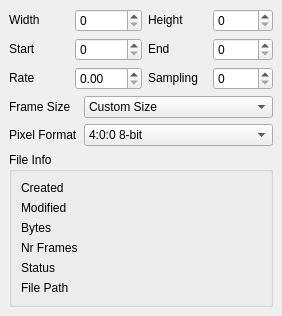
  <widget class="QDockWidget" name="fileDockWidget">
   <property name="sizePolicy">
    <sizepolicy hsizetype="Preferred" vsizetype="Preferred">
     <horstretch>0</horstretch>
     <verstretch>0</verstretch>
    </sizepolicy>
   </property>
   <property name="minimumSize">
    <size>
     <width>250</width>
     <height>315</height>
    </size>
   </property>
   <property name="maximumSize">
    <size>
     <width>524287</width>
     <height>524287</height>
    </size>
   </property>
   <property name="floating">
    <bool>false</bool>
   </property>
   <property name="windowTitle">
    <string>File Options</string>
   </property>
   <attribute name="dockWidgetArea">
    <number>2</number>
   </attribute>
   <widget class="QWidget" name="filedockWidgetContents">
    <layout class="QVBoxLayout" name="verticalLayout_5" stretch="0,0,1">
     <property name="leftMargin">
      <number>9</number>
     </property>
     <property name="topMargin">
      <number>9</number>
     </property>
     <property name="rightMargin">
      <number>9</number>
     </property>
     <property name="bottomMargin">
      <number>9</number>
     </property>
     <item>
      <layout class="QGridLayout" name="fileOptionsGridLeft">
       <property name="leftMargin">
        <number>0</number>
       </property>
       <property name="topMargin">
        <number>0</number>
       </property>
       <property name="rightMargin">
        <number>0</number>
       </property>
       <property name="bottomMargin">
        <number>0</number>
       </property>
       <item row="0" column="2" alignment="Qt::AlignLeft|Qt::AlignVCenter">
        <widget class="QLabel" name="heightlabel">
         <property name="sizePolicy">
          <sizepolicy hsizetype="Fixed" vsizetype="Fixed">
           <horstretch>0</horstretch>
           <verstretch>0</verstretch>
          </sizepolicy>
         </property>
         <property name="text">
          <string>Height</string>
         </property>
         <property name="alignment">
          <set>Qt::AlignLeading|Qt::AlignLeft|Qt::AlignVCenter</set>
         </property>
        </widget>
       </item>
       <item row="2" column="1">
        <widget class="QDoubleSpinBox" name="rateSpinBox">
         <property name="sizePolicy">
          <sizepolicy hsizetype="Preferred" vsizetype="Fixed">
           <horstretch>0</horstretch>
           <verstretch>0</verstretch>
          </sizepolicy>
         </property>
         <property name="minimumSize">
          <size>
           <width>0</width>
           <height>0</height>
          </size>
         </property>
         <property name="decimals">
          <number>2</number>
         </property>
         <property name="maximum">
          <double>300.000000000000000</double>
         </property>
         <property name="singleStep">
          <double>0.100000000000000</double>
         </property>
         <property name="value">
          <double>0.000000000000000</double>
         </property>
        </widget>
       </item>
       <item row="0" column="1">
        <widget class="QSpinBox" name="widthSpinBox">
         <property name="sizePolicy">
          <sizepolicy hsizetype="Preferred" vsizetype="Fixed">
           <horstretch>0</horstretch>
           <verstretch>0</verstretch>
          </sizepolicy>
         </property>
         <property name="maximum">
          <number>100000</number>
         </property>
         <property name="value">
          <number>0</number>
         </property>
        </widget>
       </item>
       <item row="0" column="0" alignment="Qt::AlignLeft|Qt::AlignVCenter">
        <widget class="QLabel" name="widthLabel">
         <property name="sizePolicy">
          <sizepolicy hsizetype="Minimum" vsizetype="Fixed">
           <horstretch>0</horstretch>
           <verstretch>0</verstretch>
          </sizepolicy>
         </property>
         <property name="text">
          <string>Width</string>
         </property>
         <property name="alignment">
          <set>Qt::AlignLeading|Qt::AlignLeft|Qt::AlignVCenter</set>
         </property>
        </widget>
       </item>
       <item row="1" column="1">
        <widget class="QSpinBox" name="startoffsetSpinBox">
         <property name="sizePolicy">
          <sizepolicy hsizetype="Preferred" vsizetype="Fixed">
           <horstretch>0</horstretch>
           <verstretch>0</verstretch>
          </sizepolicy>
         </property>
         <property name="maximum">
          <number>100000</number>
         </property>
         <property name="value">
          <number>0</number>
         </property>
        </widget>
       </item>
       <item row="2" column="0" alignment="Qt::AlignLeft|Qt::AlignVCenter">
        <widget class="QLabel" name="rateLabel">
         <property name="sizePolicy">
          <sizepolicy hsizetype="Fixed" vsizetype="Fixed">
           <horstretch>0</horstretch>
           <verstretch>0</verstretch>
          </sizepolicy>
         </property>
         <property name="text">
          <string>Rate</string>
         </property>
         <property name="alignment">
          <set>Qt::AlignLeading|Qt::AlignLeft|Qt::AlignVCenter</set>
         </property>
        </widget>
       </item>
       <item row="1" column="0" alignment="Qt::AlignLeft|Qt::AlignVCenter">
        <widget class="QLabel" name="startoffsetLabel">
         <property name="sizePolicy">
          <sizepolicy hsizetype="Fixed" vsizetype="Fixed">
           <horstretch>0</horstretch>
           <verstretch>0</verstretch>
          </sizepolicy>
         </property>
         <property name="text">
          <string>Start</string>
         </property>
         <property name="alignment">
          <set>Qt::AlignLeading|Qt::AlignLeft|Qt::AlignVCenter</set>
         </property>
        </widget>
       </item>
       <item row="0" column="3">
        <widget class="QSpinBox" name="heightSpinBox">
         <property name="sizePolicy">
          <sizepolicy hsizetype="Preferred" vsizetype="Fixed">
           <horstretch>0</horstretch>
           <verstretch>0</verstretch>
          </sizepolicy>
         </property>
         <property name="maximum">
          <number>9999</number>
         </property>
        </widget>
       </item>
       <item row="1" column="2" alignment="Qt::AlignLeft|Qt::AlignVCenter">
        <widget class="QLabel" name="endLabel">
         <property name="sizePolicy">
          <sizepolicy hsizetype="Fixed" vsizetype="Fixed">
           <horstretch>0</horstretch>
           <verstretch>0</verstretch>
          </sizepolicy>
         </property>
         <property name="text">
          <string>End</string>
         </property>
         <property name="alignment">
          <set>Qt::AlignLeading|Qt::AlignLeft|Qt::AlignVCenter</set>
         </property>
        </widget>
       </item>
       <item row="1" column="3">
        <widget class="QSpinBox" name="endSpinBox">
         <property name="sizePolicy">
          <sizepolicy hsizetype="Preferred" vsizetype="Fixed">
           <horstretch>0</horstretch>
           <verstretch>0</verstretch>
          </sizepolicy>
         </property>
         <property name="minimum">
          <number>0</number>
         </property>
         <property name="maximum">
          <number>9999</number>
         </property>
         <property name="value">
          <number>0</number>
         </property>
        </widget>
       </item>
       <item row="2" column="2" alignment="Qt::AlignLeft|Qt::AlignVCenter">
        <widget class="QLabel" name="samplingLabel">
         <property name="sizePolicy">
          <sizepolicy hsizetype="Fixed" vsizetype="Fixed">
           <horstretch>0</horstretch>
           <verstretch>0</verstretch>
          </sizepolicy>
         </property>
         <property name="text">
          <string>Sampling</string>
         </property>
         <property name="alignment">
          <set>Qt::AlignLeading|Qt::AlignLeft|Qt::AlignVCenter</set>
         </property>
        </widget>
       </item>
       <item row="2" column="3">
        <widget class="QSpinBox" name="samplingSpinBox">
         <property name="sizePolicy">
          <sizepolicy hsizetype="Preferred" vsizetype="Fixed">
           <horstretch>0</horstretch>
           <verstretch>0</verstretch>
          </sizepolicy>
         </property>
         <property name="maximum">
          <number>9999</number>
         </property>
        </widget>
       </item>
      </layout>
     </item>
     <item>
      <layout class="QGridLayout" name="fileOptionsGrid">
       <property name="leftMargin">
        <number>0</number>
       </property>
       <property name="topMargin">
        <number>0</number>
       </property>
       <property name="rightMargin">
        <number>0</number>
       </property>
       <property name="bottomMargin">
        <number>0</number>
       </property>
       <item row="0" column="0" alignment="Qt::AlignLeft|Qt::AlignVCenter">
        <widget class="QLabel" name="framesizeLabel">
         <property name="sizePolicy">
          <sizepolicy hsizetype="Fixed" vsizetype="Fixed">
           <horstretch>0</horstretch>
           <verstretch>0</verstretch>
          </sizepolicy>
         </property>
         <property name="text">
          <string>Frame Size</string>
         </property>
         <property name="alignment">
          <set>Qt::AlignLeading|Qt::AlignLeft|Qt::AlignVCenter</set>
         </property>
        </widget>
       </item>
       <item row="0" column="1">
        <widget class="QComboBox" name="framesizeComboBox">
         <property name="sizePolicy">
          <sizepolicy hsizetype="Preferred" vsizetype="Fixed">
           <horstretch>0</horstretch>
           <verstretch>0</verstretch>
          </sizepolicy>
         </property>
         <item>
          <property name="text">
           <string>Custom Size</string>
          </property>
         </item>
         <item>
          <property name="text">
           <string>QCIF - (176x144)</string>
          </property>
         </item>
         <item>
          <property name="text">
           <string>QVGA - (320x240)</string>
          </property>
         </item>
         <item>
          <property name="text">
           <string>WQVGA - (416x240)</string>
          </property>
         </item>
         <item>
          <property name="text">
           <string>CIF - (352x288)</string>
          </property>
         </item>
         <item>
          <property name="text">
           <string>VGA - (640x480)</string>
          </property>
         </item>
         <item>
          <property name="text">
           <string>WVGA - (832x480)</string>
          </property>
         </item>
         <item>
          <property name="text">
           <string>4CIF - (704x576)</string>
          </property>
         </item>
         <item>
          <property name="text">
           <string>ITU R.BT601 - (720x576)</string>
          </property>
         </item>
         <item>
          <property name="text">
           <string>720i/p - (1280x720)</string>
          </property>
         </item>
         <item>
          <property name="text">
           <string>1080i/p - (1920x1080)</string>
          </property>
         </item>
         <item>
          <property name="text">
           <string>4k x 2k - (3840x2160)</string>
          </property>
         </item>
         <item>
          <property name="text">
           <string>XGA - (1024x768)</string>
          </property>
         </item>
         <item>
          <property name="text">
           <string>XGA+ - (1280x960)</string>
          </property>
         </item>
        </widget>
       </item>
       <item row="1" column="0" alignment="Qt::AlignLeft|Qt::AlignVCenter">
        <widget class="QLabel" name="PixelFormatLabel">
         <property name="sizePolicy">
          <sizepolicy hsizetype="Fixed" vsizetype="Fixed">
           <horstretch>0</horstretch>
           <verstretch>0</verstretch>
          </sizepolicy>
         </property>
         <property name="text">
          <string>Pixel Format</string>
         </property>
         <property name="alignment">
          <set>Qt::AlignLeading|Qt::AlignLeft|Qt::AlignVCenter</set>
         </property>
        </widget>
       </item>
       <item row="1" column="1">
        <widget class="QComboBox" name="pixelFormatComboBox">
         <property name="sizePolicy">
          <sizepolicy hsizetype="Preferred" vsizetype="Fixed">
           <horstretch>0</horstretch>
           <verstretch>0</verstretch>
          </sizepolicy>
         </property>
         <item>
          <property name="text">
           <string>4:0:0 8-bit </string>
          </property>
         </item>
         <item>
          <property name="text">
           <string>4:1:1 Y'CbCr 8-bit planar</string>
          </property>
         </item>
         <item>
          <property name="text">
           <string>4:2:0 Y'CbCr 8-bit planar</string>
          </property>
         </item>
         <item>
          <property name="text">
           <string>4:2:0 Y'CbCr 10-bit LE planar</string>
          </property>
         </item>
         <item>
          <property name="text">
           <string>4:2:2 Y'CbCr 8-bit planar</string>
          </property>
         </item>
         <item>
          <property name="text">
           <string>4:4:4 Y'CbCr 8-bit planar</string>
          </property>
         </item>
        </widget>
       </item>
      </layout>
     </item>
     <item>
      <widget class="QGroupBox" name="FileInfo">
       <property name="title">
        <string>File Info</string>
       </property>
       <layout class="QGridLayout" name="fileInfosGrid">
        <property name="leftMargin">
         <number>9</number>
        </property>
        <property name="topMargin">
         <number>9</number>
        </property>
        <property name="rightMargin">
         <number>9</number>
        </property>
        <property name="bottomMargin">
         <number>9</number>
        </property>
        <item row="3" column="0" alignment="Qt::AlignLeft|Qt::AlignVCenter">
         <widget class="QLabel" name="nrFramesLabel">
          <property name="sizePolicy">
           <sizepolicy hsizetype="Fixed" vsizetype="Fixed">
            <horstretch>0</horstretch>
            <verstretch>0</verstretch>
           </sizepolicy>
          </property>
          <property name="text">
           <string>Nr Frames</string>
          </property>
         </widget>
        </item>
        <item row="0" column="0" alignment="Qt::AlignLeft|Qt::AlignVCenter">
         <widget class="QLabel" name="createdLabel">
          <property name="sizePolicy">
           <sizepolicy hsizetype="Fixed" vsizetype="Fixed">
            <horstretch>0</horstretch>
            <verstretch>0</verstretch>
           </sizepolicy>
          </property>
          <property name="text">
           <string>Created</string>
          </property>
          <property name="alignment">
           <set>Qt::AlignLeading|Qt::AlignLeft|Qt::AlignVCenter</set>
          </property>
         </widget>
        </item>
        <item row="2" column="0" alignment="Qt::AlignLeft">
         <widget class="QLabel" name="nrBytesLabel">
          <property name="sizePolicy">
           <sizepolicy hsizetype="Fixed" vsizetype="Fixed">
            <horstretch>0</horstretch>
            <verstretch>0</verstretch>
           </sizepolicy>
          </property>
          <property name="text">
           <string>Bytes</string>
          </property>
          <property name="alignment">
           <set>Qt::AlignLeading|Qt::AlignLeft|Qt::AlignVCenter</set>
          </property>
         </widget>
        </item>
        <item row="1" column="0" alignment="Qt::AlignLeft|Qt::AlignVCenter">
         <widget class="QLabel" name="modifiedLabel">
          <property name="sizePolicy">
           <sizepolicy hsizetype="Fixed" vsizetype="Fixed">
            <horstretch>0</horstretch>
            <verstretch>0</verstretch>
           </sizepolicy>
          </property>
          <property name="text">
           <string>Modified</string>
          </property>
          <property name="alignment">
           <set>Qt::AlignLeading|Qt::AlignLeft|Qt::AlignVCenter</set>
          </property>
         </widget>
        </item>
        <item row="5" column="0" alignment="Qt::AlignLeft">
         <widget class="QLabel" name="filepathLabel">
          <property name="enabled">
           <bool>true</bool>
          </property>
          <property name="sizePolicy">
           <sizepolicy hsizetype="Fixed" vsizetype="Preferred">
            <horstretch>0</horstretch>
            <verstretch>0</verstretch>
           </sizepolicy>
          </property>
          <property name="minimumSize">
           <size>
            <width>0</width>
            <height>0</height>
           </size>
          </property>
          <property name="text">
           <string>File Path</string>
          </property>
          <property name="alignment">
           <set>Qt::AlignLeading|Qt::AlignLeft|Qt::AlignTop</set>
          </property>
         </widget>
        </item>
        <item row="2" column="1">
         <widget class="QLabel" name="nrBytesText">
          <property name="text">
           <string/>
          </property>
         </widget>
        </item>
        <item row="3" column="1">
         <widget class="QLabel" name="nrFramesText">
          <property name="sizePolicy">
           <sizepolicy hsizetype="Preferred" vsizetype="Fixed">
            <horstretch>0</horstretch>
            <verstretch>0</verstretch>
           </sizepolicy>
          </property>
          <property name="text">
           <string/>
          </property>
         </widget>
        </item>
        <item row="4" column="0" alignment="Qt::AlignLeft">
         <widget class="QLabel" name="statusLabel">
          <property name="sizePolicy">
           <sizepolicy hsizetype="Fixed" vsizetype="Fixed">
            <horstretch>0</horstretch>
            <verstretch>0</verstretch>
           </sizepolicy>
          </property>
          <property name="text">
           <string>Status</string>
          </property>
         </widget>
        </item>
        <item row="4" column="1">
         <widget class="QLabel" name="statusText">
          <property name="text">
           <string/>
          </property>
          <property name="wordWrap">
           <bool>true</bool>
          </property>
         </widget>
        </item>
        <item row="0" column="1">
         <widget class="QLabel" name="createdText">
          <property name="sizePolicy">
           <sizepolicy hsizetype="Preferred" vsizetype="Fixed">
            <horstretch>0</horstretch>
            <verstretch>0</verstretch>
           </sizepolicy>
          </property>
          <property name="text">
           <string/>
          </property>
          <property name="wordWrap">
           <bool>true</bool>
          </property>
         </widget>
        </item>
        <item row="5" column="1">
         <widget class="QLabel" name="filepathText">
          <property name="text">
           <string/>
          </property>
          <property name="alignment">
           <set>Qt::AlignLeading|Qt::AlignLeft|Qt::AlignTop</set>
          </property>
          <property name="wordWrap">
           <bool>true</bool>
          </property>
         </widget>
        </item>
        <item row="1" column="1">
         <widget class="QLabel" name="modifiedText">
          <property name="sizePolicy">
           <sizepolicy hsizetype="Preferred" vsizetype="Fixed">
            <horstretch>0</horstretch>
            <verstretch>0</verstretch>
           </sizepolicy>
          </property>
          <property name="text">
           <string/>
          </property>
          <property name="wordWrap">
           <bool>true</bool>
          </property>
         </widget>
        </item>
       </layout>
      </widget>
     </item>
    </layout>
   </widget>
  </widget>
